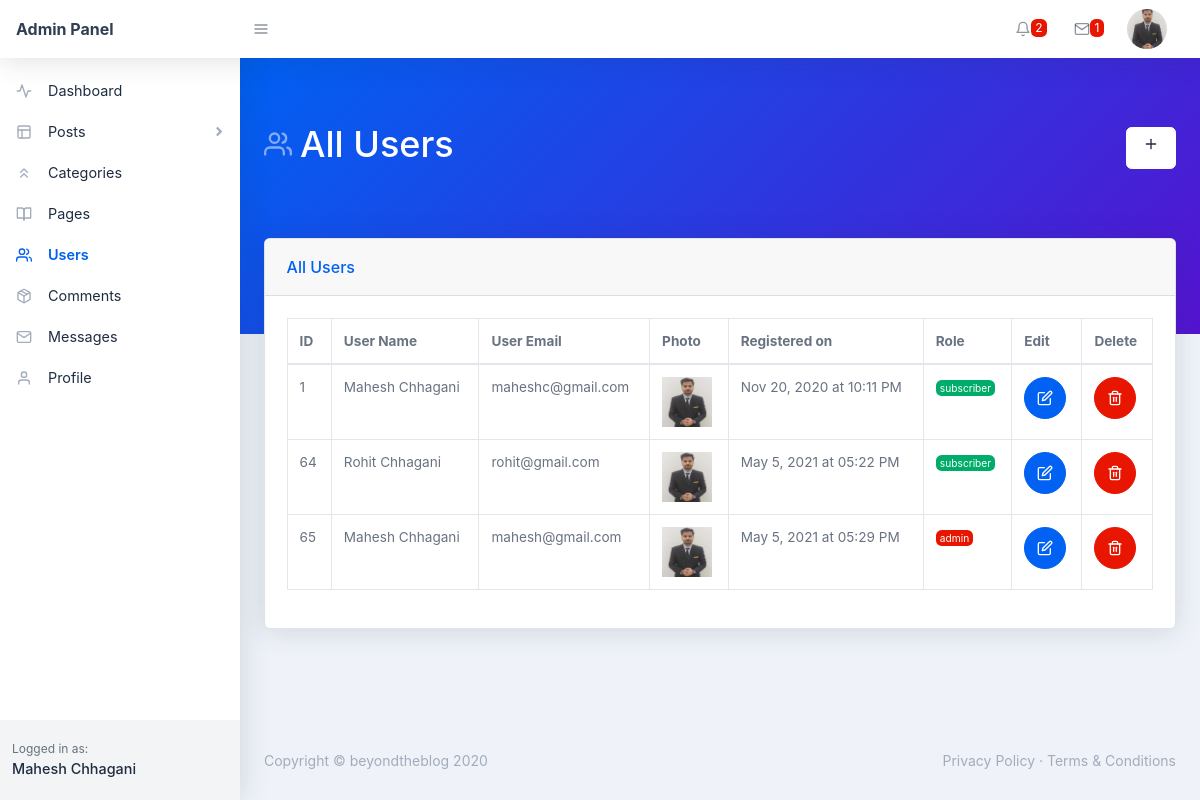
The page /beyondtheblog/backend/users.php (signed in) on the database its author committed.
### tables this page shows
CREATE TABLE `users` (
  `user_id` int(11) NOT NULL,
  `user_name` varchar(255) NOT NULL,
  `user_nickname` varchar(255) NOT NULL,
  `user_email` varchar(255) NOT NULL,
  `user_password` varchar(255) NOT NULL,
  `user_photo` text NOT NULL,
  `registered_on` varchar(255) NOT NULL,
  `user_role` varchar(255) NOT NULL DEFAULT 'Subscriber'
);

### beyondtheblog/backend/users.php (the view, shortened to what this page needs)
<?php require_once('./includes/header.php'); ?>
    <body class="nav-fixed">
        <?php require_once('./includes/top-navbar.php'); ?>
        <div id="layoutSidenav">
            <div id="layoutSidenav_nav">
                <?php
                    $curr_page = basename(__FILE__);
                    require_once("./includes/left-sidebar.php");
                ?>
            </div>
            <div id="layoutSidenav_content">
                <main>
                    <div class="page-header pb-10 page-header-dark bg-gradient-primary-to-secondary">
                        <div class="container-fluid">
                            <div class="page-header-content d-flex align-items-center justify-content-between text-white">
                                <h1 class="page-header-title">
                                    <div class="page-header-icon"><i data-feather="users"></i></div>
                                    <span>All Users</span>
                                </h1>
                                <a href="new-user.php" title="Add new category" class="btn btn-white">
                                    <div class="page-header-icon"><i data-feather="plus"></i></div>
                                </a>
                            </div>
                        </div>
                    </div>
                    <div class="container-fluid mt-n10">
                        <div class="card mb-4">
                            <div class="card-header">All Users</div>
                            <div class="card-body">
                                <div class="datatable table-responsive">
                                    <table class="table table-bordered table-hover" id="dataTable" width="100%" cellspacing="0">
                                        <thead>
                                            <tr>
                                                <th>ID</th>
                                                <th>User Name</th>
                                                <th>User Email</th>
                                                <th>Photo</th>
                                                <th>Registered on</th>
                                                <th>Role</th>
                                                <th>Edit</th>
                                                <th>Delete</th>
                                            </tr>
                                        </thead>
                                        <tbody>
                                            <?php
                                                $sql = "SELECT * FROM users";
                                                $stmt = $pdo->prepare($sql);
                                                $stmt->execute();
                                                while($users = $stmt->fetch(PDO::FETCH_ASSOC)) {
                                                    $user_id = $users['user_id'];
                                                    $user_name = $users['user_name'];
                                                    $user_email = $users['user_email'];
                                                    $user_photo = $users['user_photo'];
                                                    $registered_on = $users['registered_on'];
                                                    $user_role = $users['user_role'];
                                                    ?>
                                                    <tr>
                                                        <td><?php echo $user_id; ?></td>
                                                        <td>
                                                            <?php echo $user_name; ?>
                                                        </td>
                                                        <td>
                                                            <?php echo $user_email; ?>
                                                        </td>
                                                        <td>
                                                            <img src="./assets/img/<?php echo $user_photo; ?>" width="50" height="50" />
                                                        </td>
                                                        <td><?php echo $registered_on; ?></td>
                                                        <td>
                                                            <div class="badge badge-<?php echo $user_role=="admin"?"red":"success"; ?>">
                                                                <?php echo $user_role; ?>
                                                            </div>
                                                        </td>
                                                        <td>
                                                            <?php
                                                                if(isset($_COOKIE['_uid_'])) {
                                                                    $u_id = base64_decode($_COOKIE['_uid_']);
                                                                } else if(isset($_SESSION['user_id'])) {
                                                                    $u_id = $_SESSION['user_id'];
                                                                } else {
                                                                    $u_id = -1;
                                                                }
                                                            ?>
                                                            <?php
                                                                if($user_id == $u_id) { ?>
                                                                    <button title="You can't edit yourself!" class="btn btn-primary btn-icon"><i data-feather="edit"></i></button>
                                                               <?php } else { ?>
                                                                <form action="user-update.php" method="POST">
                                                                    <button name="edit-user" class="btn btn-primary btn-icon"><i data-feather="edit"></i></button>
                                                                </form>
                                                              <?php }
                                                            ?>
                                                        </td>
                                                        <td>
                                                            <?php
                                                                if(isset($_COOKIE['_uid_'])) {
                                                                    $u_id = base64_decode($_COOKIE['_uid_']);
                                                                } else if(isset($_SESSION['user_id'])) {
                                                                    $u_id = $_SESSION['user_id'];
                                                                } else {
                                                                    $u_id = -1;
                                                                }
                                                            ?>
                                                            <?php
                                                                if($user_id == $u_id) { ?>
                                                                    <button title="You can't delete yourself!" class="btn btn-red btn-icon"><i data-feather="trash-2"></i></button>
                                                                <?php } else { ?>
                                                                    <form action="users.php" method="POST">
                                                                        <button name="user" type="submit" class="btn btn-red btn-icon"><i data-feather="trash-2"></i></button>
                                                                    </form>
                                                                <?php }
                                                            ?>
                                                        </td>
                                                    </tr>
                                               <?php }
                                            ?>
                                        </tbody>
                                    </table>
                                </div>
                            </div>
                        </div>
                    </div>
                </main>
<?php require_once('./includes/footer.php'); ?>

### beyondtheblog/backend/includes/top-navbar.php (shortened to what this page needs)
<nav class="topnav navbar navbar-expand shadow navbar-light bg-white" id="sidenavAccordion">
    <a class="navbar-brand d-none d-sm-block" href="index.php">Admin Panel</a><button class="btn btn-icon btn-transparent-dark order-1 order-lg-0 mr-lg-2" id="sidebarToggle" href="#"><i data-feather="menu"></i></button>
    <ul class="navbar-nav align-items-center ml-auto">
        <li class="nav-item dropdown no-caret mr-3 dropdown-notifications">
            <a class="btn btn-icon btn-transparent-dark dropdown-toggle" id="navbarDropdownAlerts" href="#" role="button" data-toggle="dropdown" aria-haspopup="true" aria-expanded="false">
                <i data-feather="bell"></i>
                <span class="badge badge-red">2</span>
            </a>
        </li>
        <li class="nav-item dropdown no-caret mr-3 dropdown-notifications">
            <a class="btn btn-icon btn-transparent-dark dropdown-toggle" id="navbarDropdownMessages" href="#" role="button" data-toggle="dropdown" aria-haspopup="true" aria-expanded="false">
                <i data-feather="mail"></i>
                <span class="badge badge-red">1</span>
            </a>
        </li>
        <?php
            if(isset($_COOKIE['_uid_'])) {
                $user_id = base64_decode($_COOKIE['_uid_']);
            } else if(isset($_SESSION['user_id'])) {
                $user_id = $_SESSION['user_id'];
            } else {
                $user_id = -1;
            }
            $sql = "SELECT * FROM users WHERE user_id = :id";
            $stmt = $pdo->prepare($sql);
            $stmt->execute([
                ':id' => $user_id
            ]);
            $user = $stmt->fetch(PDO::FETCH_ASSOC);
            $user_photo = $user['user_photo'];
        ?>
        <li class="nav-item dropdown no-caret mr-3 dropdown-user">
            <a class="btn btn-icon btn-transparent-dark dropdown-toggle" id="navbarDropdownUserImage" href="javascript:void(0);" role="button" data-toggle="dropdown" aria-haspopup="true" aria-expanded="false"><img class="img-fluid" src="./assets/img/<?php echo $user_photo; ?>"/></a>
        </li>
    </ul>
</nav>

### beyondtheblog/backend/includes/left-sidebar.php (shortened to what this page needs)
<nav class="sidenav shadow-right sidenav-light">
    <div class="sidenav-menu">
        <div class="nav accordion" id="accordionSidenav">
            <?php
                if($curr_page == 'index.php') { ?>
                    <a class="nav-link collapsed pt-4 active" href="index.php">
                        <div class="nav-link-icon"><i data-feather="activity"></i></div>
                        Dashboard
                    </a>
                <?php } else { ?>
                    <a class="nav-link collapsed pt-4" href="index.php">
                        <div class="nav-link-icon"><i data-feather="activity"></i></div>
                        Dashboard
                    </a>
                <?php }
            ?>
            <?php
                if($curr_page == 'all-posts.php' || $curr_page == 'new-page.php' || $curr_page == 'edit-post.php') { ?>
                    <a class="nav-link" href="javascript:void(0);" data-toggle="collapse" data-target="#collapseLayouts" aria-expanded="true" aria-controls="collapseLayouts"><div class="nav-link-icon"><i data-feather="layout"></i></div>
                        Posts
                        <div class="sidenav-collapse-arrow"><i class="fas fa-angle-down"></i></div>
                    </a>
                    <div class="collapse show" id="collapseLayouts" data-parent="#accordionSidenav">
                        <nav class="sidenav-menu-nested nav accordion" id="accordionSidenavLayout">
                            <a class="nav-link" href="all-post.php">All Posts</a>
                            <a class="nav-link" href="add-new.php">Add New Post</a>
                        </nav>
                    </div>
               <?php } else { ?>
                    <a class="nav-link collapsed" href="javascript:void(0);" data-toggle="collapse" data-target="#collapseLayouts" aria-expanded="false" aria-controls="collapseLayouts"><div class="nav-link-icon"><i data-feather="layout"></i></div>
                        Posts
                        <div class="sidenav-collapse-arrow"><i class="fas fa-angle-down"></i></div>
                    </a>
               <?php }
            ?>
            <?php
                if($curr_page == 'new-category.php' || $curr_page == 'categories.php' || $curr_page == 'edit-category.php') { ?>
                    <a class="nav-link active" href="categories.php" ><div class="nav-link-icon"><i data-feather="chevrons-up"></i></div>
                        Categories
                    </a>
               <?php } else { ?>
                    <a class="nav-link" href="categories.php" ><div class="nav-link-icon"><i data-feather="chevrons-up"></i></div>
                        Categories
                    </a>
               <?php }
            ?>
            <a class="nav-link" href="pages.php" ><div class="nav-link-icon"><i data-feather="book-open"></i></div>
                Pages
            </a>
            <?php
                if($curr_page == 'user-update.php' || $curr_page == 'new-user.php' || $curr_page == 'users.php') { ?>
                    <a class="nav-link active" href="users.php" ><div class="nav-link-icon"><i data-feather="users"></i></div>
                        Users
                    </a>
                <?php } else { ?>
                    <a class="nav-link" href="users.php" ><div class="nav-link-icon"><i data-feather="users"></i></div>
                        Users
                    </a>
                <?php }
            ?>
            <a class="nav-link" href="comments.php" ><div class="nav-link-icon"><i data-feather="package"></i></div>
                Comments
            </a>
            <a class="nav-link" href="messages.php" ><div class="nav-link-icon"><i data-feather="mail"></i></div>
                Messages
            </a>
            <a class="nav-link" href="profile.php" ><div class="nav-link-icon"><i data-feather="user"></i></div>
                Profile
            </a>
        </div>
    </div>
    <div class="sidenav-footer">
        <div class="sidenav-footer-content">
            <div class="sidenav-footer-subtitle">Logged in as:</div>
            <?php
                if(isset($_COOKIE['_uid_'])) {
                    $user_id = base64_decode($_COOKIE['_uid_']);
                } else if(isset($_SESSION['user_id'])) {
                    $user_id = $_SESSION['user_id'];
                } else {
                    $user_id = -1;
                }
                $sql = "SELECT * FROM users WHERE user_id = :id";
                $stmt = $pdo->prepare($sql);
                $stmt->execute([
                    ':id' => $user_id
                ]);
                $user = $stmt->fetch(PDO::FETCH_ASSOC);
                $user_name = $user['user_name'];
            ?>
            <div class="sidenav-footer-title"><?php echo $user_name; ?></div>
        </div>
    </div>
</nav>

### rows shown on the page
users: user_photo (picture), user_name "Mahesh Chhagani", user_id "65", user_email "mahesh@gmail.com", registered_on "May 5, 2021 at 05:29 PM", user_role "admin"
users: user_id "1", user_name "Mahesh Chhagani", user_email "maheshc@gmail.com", user_photo (picture), registered_on "Nov 20, 2020 at 10:11 PM", user_role "subscriber"
users: user_id "64", user_name "Rohit Chhagani", user_email "rohit@gmail.com", user_photo (picture), registered_on "May 5, 2021 at 05:22 PM", user_role "subscriber"
